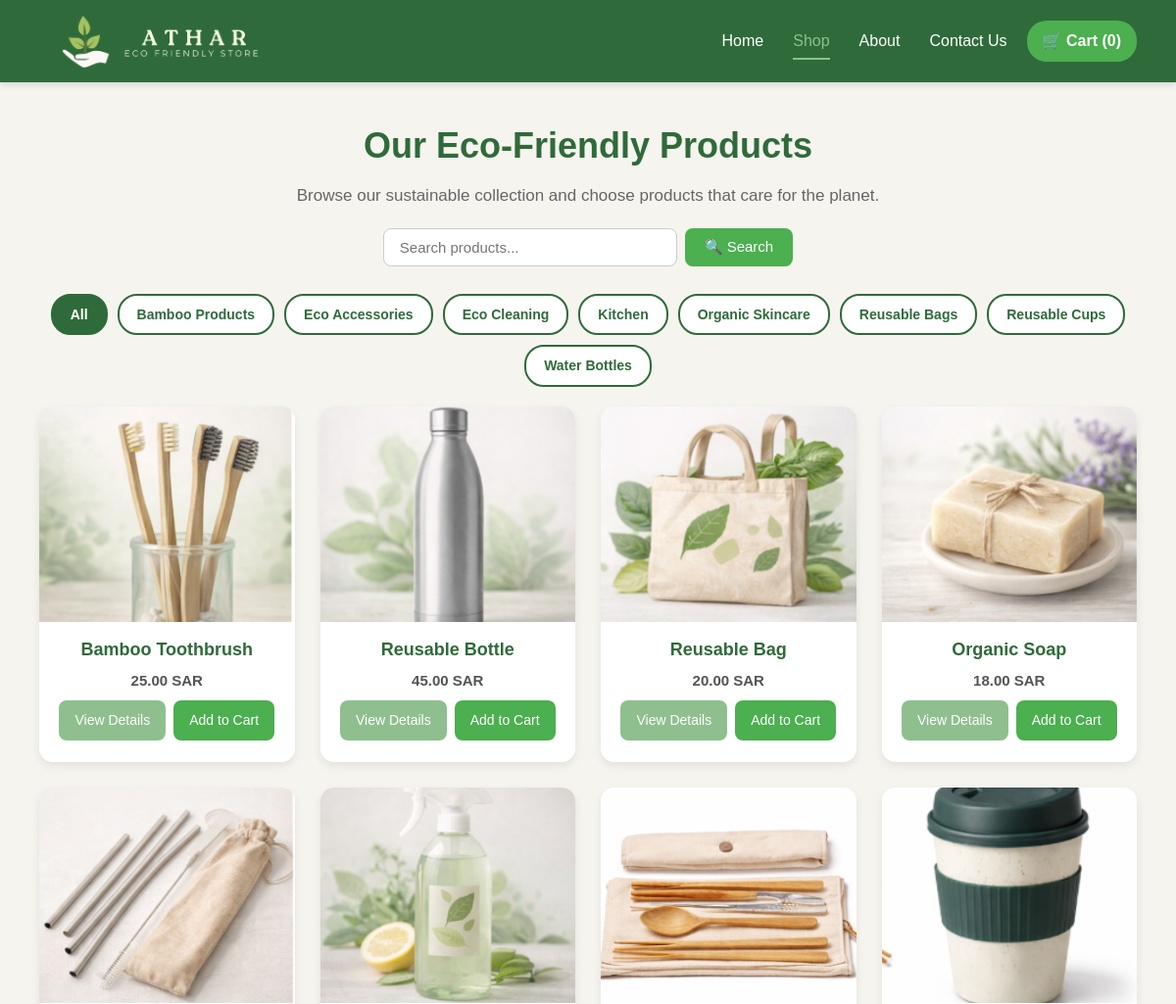
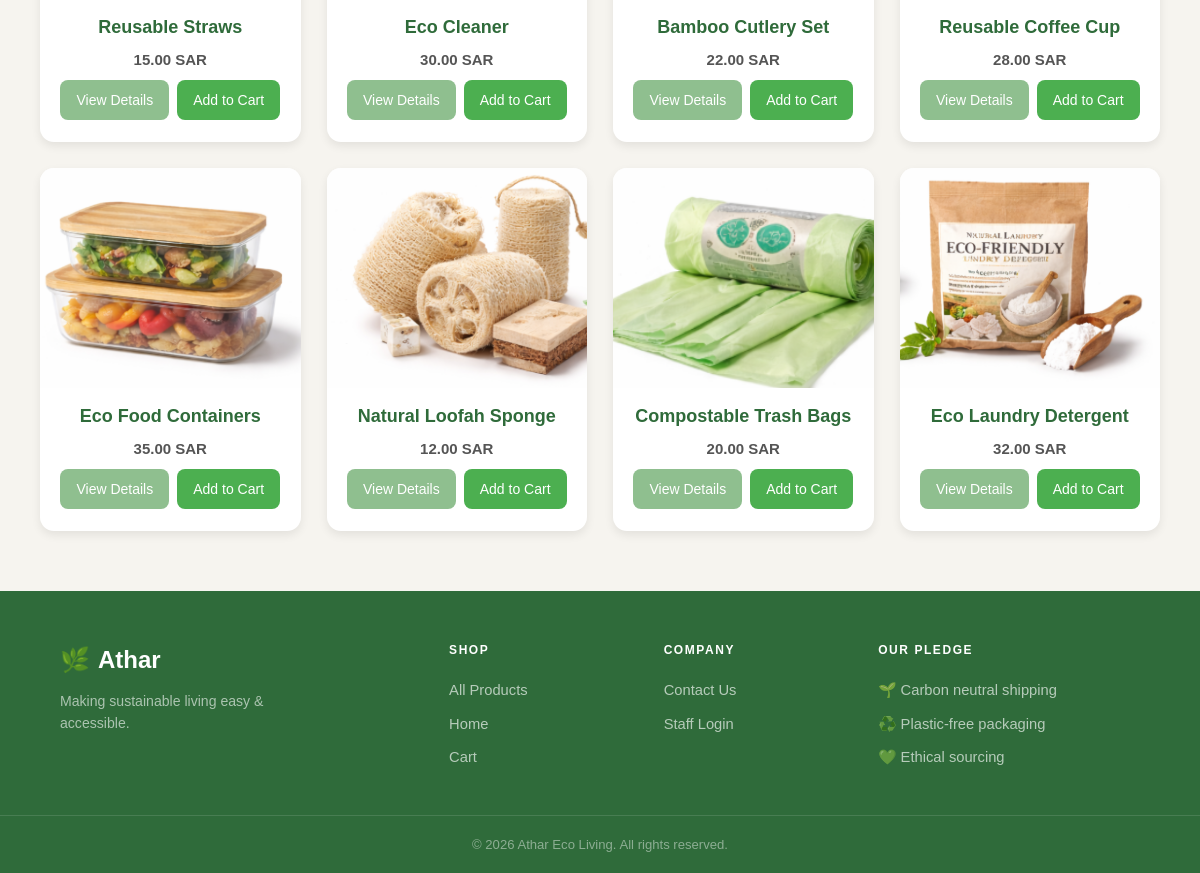
/products.php, run on the app's committed database (2 pictures, top to bottom).
### tables this page shows
CREATE TABLE products (
    id INT AUTO_INCREMENT PRIMARY KEY,
    name VARCHAR(100) NOT NULL,
    description TEXT NOT NULL,
    picture VARCHAR(255) NOT NULL,
    stock INT NOT NULL,
    price DECIMAL(10,2) NOT NULL,
    category VARCHAR(100),
    features TEXT,
    short_description VARCHAR(255)
);

### products.php (the view, shortened to what this page needs)
<?php
require_once 'includes/db.php';
$activePage = "products";
require_once 'includes/header.php';
$categoryFilter = isset($_GET['category']) ? trim($_GET['category']) : '';
$searchKeyword = isset($_GET['search']) ? trim($_GET['search']) : '';
if ($categoryFilter && $searchKeyword) {
    $stmt = $conn->prepare("SELECT * FROM products WHERE category = ? AND name LIKE ? ORDER BY id ASC");
    $like = "%" . $searchKeyword . "%";
    $stmt->bind_param("ss", $categoryFilter, $like);
} elseif ($categoryFilter) {
    $stmt = $conn->prepare("SELECT * FROM products WHERE category = ? ORDER BY id ASC");
    $stmt->bind_param("s", $categoryFilter);
} elseif ($searchKeyword) {
    $stmt = $conn->prepare("SELECT * FROM products WHERE name LIKE ? ORDER BY id ASC");
    $like = "%" . $searchKeyword . "%";
    $stmt->bind_param("s", $like);
} else {
    $stmt = $conn->prepare("SELECT * FROM products ORDER BY id ASC");
}
$stmt->execute();
$result = $stmt->get_result();
$catResult = $conn->query("SELECT DISTINCT category FROM products ORDER BY category ASC");
?>
<main id="main-content">
  <h1 class="page-title">Our Eco-Friendly Products</h1>
  <p class="page-subtitle">Browse our sustainable collection and choose products that care for the planet.</p>
  <form class="search-bar" method="GET" action="products.php">
    <input type="text" name="search" placeholder="Search products..." value="<?= htmlspecialchars($searchKeyword) ?>">
    <button type="submit">🔍 Search</button>
  </form>
  <div class="filter-bar">
    <a href="products.php" class="filter-btn <?= !$categoryFilter ? 'active' : '' ?>">All</a>
    <?php while ($cat = $catResult->fetch_assoc()) : ?>
      <a href="products.php?category=<?= urlencode($cat['category']) ?>"
         class="filter-btn <?= $categoryFilter === $cat['category'] ? 'active' : '' ?>">
        <?= htmlspecialchars($cat['category']) ?>
      </a>
    <?php endwhile; ?>
  </div>
  <div class="prod-grid">
    <?php
    if ($result->num_rows === 0) : ?>
      <div class="no-results" style="grid-column:1/-1;">
        <p>No products found. <a href="products.php" style="color:#4CAF50;">View all products</a></p>
      </div>
    <?php else :
      while ($product = $result->fetch_assoc()) : ?>
      <div class="product-card">
        <img src="images/<?= htmlspecialchars($product['picture']) ?>" alt="<?= htmlspecialchars($product['name']) ?>">
        <h3><?= htmlspecialchars($product['name']) ?></h3>
        <p class="price"><?= number_format($product['price'], 2) ?> SAR</p>
        <div class="card-btns">
          <a href="product_details.php?id=<?= $product['id'] ?>" class="btn-detail">View Details</a>
          <?php if ($product['stock'] > 0) : ?>
            <a href="cart.php?action=add&id=<?= $product['id'] ?>" class="btn-cart">Add to Cart</a>
          <?php endif; ?>
        </div>
      </div>
      <?php endwhile;
    endif; ?>
  </div>
</main>
<?php require_once 'includes/footer.php'; ?>

### includes/header.php (shortened to what this page needs)
<?php
$cartCount = 0;
?>
<!DOCTYPE html>
<html lang="en">
<head>
</head>
<body>
<header role="banner">
  <nav>
    <a href="home.php" class="logo"><img src="images/Athar.jpg" alt="Athar"></a>
    <div class="nav-links" id="navLinks" role="navigation" aria-label="Main navigation">
      <a href="home.php"     class="<?= $activePage === 'home'     ? 'active' : '' ?>">Home</a>
      <a href="products.php" class="<?= $activePage === 'products' ? 'active' : '' ?>">Shop</a>
      <a href="home.php#about">About</a>
      <a href="contact.php"  class="<?= $activePage === 'contact'  ? 'active' : '' ?>">Contact Us</a>
      <a href="cart.php" class="cart-link">🛒 Cart (<?= $cartCount ?>)</a>
    </div>
  </nav>
</header>

### includes/footer.php (shortened to what this page needs)
<footer>
  <div class="footer-inner">
    <div class="footer-brand">
      <div class="footer-logo"><span class="footer-leaf">🌿</span><span class="footer-brand-name">Athar</span></div>
      <p>Making sustainable living easy &amp; accessible.</p>
    </div>
    <div class="footer-col">
      <h4>Shop</h4>
      <a href="products.php">All Products</a>
      <a href="home.php">Home</a>
      <a href="cart.php">Cart</a>
    </div>
    <div class="footer-col">
      <h4>Company</h4>
      <a href="contact.php">Contact Us</a>
      <a href="admin_login.php">Staff Login</a>
    </div>
    <div class="footer-col">
      <h4>Our Pledge</h4>
      <p>🌱 Carbon neutral shipping</p>
      <p>♻️ Plastic-free packaging</p>
      <p>💚 Ethical sourcing</p>
    </div>
  </div>
  <div class="footer-bottom"><p>&copy; 2026 Athar Eco Living. All rights reserved.</p></div>
</footer>
</body>
</html>

### includes/header.php (style rules this page uses)
*,*::before,*::after { margin:0;padding:0;box-sizing:border-box;font-family:Arial,sans-serif; }
html { scroll-behavior:smooth; }
body { background:#F6F4EF;color:#2F6B3A;padding-top:80px;line-height:1.6;min-height:100vh;display:flex;flex-direction:column; }
a { text-decoration:none;transition:0.3s; }
img { max-width:100%;display:block; }
main { flex:1; }
header { background:#2F6B3A;padding:15px 40px;position:fixed;width:100%;top:0;left:0;z-index:1000;box-shadow:0 2px 8px rgba(0,0,0,.15); }
nav { display:flex;justify-content:space-between;align-items:center;flex-wrap:wrap; }
.logo { display:flex;align-items:center;flex-shrink:0; }
.logo img { height:54px;width:auto;object-fit:contain; }
.nav-links { display:flex;align-items:center;flex-wrap:wrap;gap:10px; }
.nav-links a { color:white;font-size:16px;padding:8px 10px;position:relative;transition:0.3s;text-decoration:none; }
.nav-links a::after { content:"";position:absolute;left:10px;bottom:2px;width:0;height:2px;background:#8FBF8F;transition:0.3s; }
.nav-links a:hover::after,.nav-links a.active::after { width:calc(100% - 20px); }
.nav-links a.active { color:#8FBF8F; }
.cart-link { background:#4CAF50;border-radius:20px;padding:8px 16px !important;font-weight:bold; }
.cart-link::after { display:none !important; }
footer { background:#2F6B3A;color:rgba(255,255,255,.85);margin-top:auto; }
.footer-inner { max-width:1200px;margin:0 auto;padding:50px 60px 40px;display:grid;grid-template-columns:2fr 1fr 1fr 1.5fr;gap:40px;align-items:start; }
.footer-brand { display:flex;flex-direction:column;gap:10px; }
.footer-logo { display:flex;align-items:center;gap:8px; }
.footer-leaf { font-size:1.5rem; }
.footer-brand-name { font-size:1.5rem;font-weight:700;color:white; }
.footer-brand>p { font-size:.88rem;color:rgba(255,255,255,.6);line-height:1.6;max-width:220px; }
.footer-col { display:flex;flex-direction:column; }
.footer-col h4 { color:white;font-size:.75rem;font-weight:700;letter-spacing:.13em;text-transform:uppercase;margin-bottom:14px; }
.footer-col a { color:rgba(255,255,255,.65);font-size:.92rem;padding:5px 0;text-decoration:none;transition:color .2s;display:block; }
.footer-col>p { color:rgba(255,255,255,.65);font-size:.92rem;padding:5px 0; }
.footer-bottom { border-top:1px solid rgba(255,255,255,.12);text-align:center;padding:18px 40px; }
.footer-bottom p { font-size:.82rem;color:rgba(255,255,255,.45); }

### products.php (style rules this page uses)
.page-title { text-align:center;font-size:36px;margin:40px 0 8px;color:#2F6B3A;font-weight:700; }
.page-subtitle { text-align:center;color:#666;margin-bottom:20px;font-size:17px;padding:0 20px; }
.filter-bar { display:flex;justify-content:center;gap:10px;flex-wrap:wrap;padding:0 40px 20px; }
.filter-btn { background:white;color:#2F6B3A;border:2px solid #2F6B3A;padding:8px 18px;border-radius:20px;font-size:14px;cursor:pointer;transition:0.3s;text-decoration:none;font-weight:600; }
.filter-btn:hover,.filter-btn.active { background:#2F6B3A;color:white; }
.search-bar { display:flex;justify-content:center;gap:8px;padding:0 40px 28px; }
.search-bar input { padding:10px 16px;border:1.5px solid #ccc;border-radius:8px;font-size:15px;width:300px; }
.search-bar button { background:#4CAF50;color:white;border:none;padding:10px 20px;border-radius:8px;font-size:15px;cursor:pointer; }
.prod-grid { display:grid;grid-template-columns:repeat(auto-fit,minmax(240px,1fr));gap:26px;padding:0 40px 60px; }
.product-card { background:white;border-radius:14px;overflow:hidden;box-shadow:0 4px 10px rgba(0,0,0,.08);text-align:center;padding-bottom:22px;transition:0.3s; }
.product-card img { width:100%;height:220px;object-fit:cover; }
.product-card h3 { margin:14px 12px 6px;font-size:18px;color:#2F6B3A;font-weight:700; }
.product-card .price { color:#555;margin-bottom:8px;font-size:15px;font-weight:600; }
.card-btns { display:flex;justify-content:center;gap:8px;flex-wrap:wrap;padding:0 12px; }
.btn-detail { background:#8FBF8F;color:white;padding:9px 16px;border-radius:8px;font-size:14px;text-decoration:none;display:inline-block; }
.btn-cart { background:#4CAF50;color:white;padding:9px 16px;border-radius:8px;font-size:14px;text-decoration:none;display:inline-block; }

### data on the page
products: picture (picture), name "Bamboo Toothbrush", price "25.00"
products: picture (picture), name "Reusable Bottle", price "45.00"
products: picture (picture), name "Reusable Bag", price "20.00"
products: picture (picture), name "Organic Soap", price "18.00"
products: picture (picture), name "Reusable Straws", price "15.00"
products: picture (picture), name "Eco Cleaner", price "30.00"
products: picture (picture), name "Bamboo Cutlery Set", price "22.00"
products: picture (picture), name "Reusable Coffee Cup", price "28.00"
products: picture (picture), name "Eco Food Containers", price "35.00"
products: picture (picture), name "Natural Loofah Sponge", price "12.00"
products: picture (picture), name "Compostable Trash Bags", price "20.00"
products: picture (picture), name "Eco Laundry Detergent", price "32.00"

### other printed values
$cartCount "0"
$cat['category'] "Bamboo Products"
$cat['category'] "Eco Accessories"
$cat['category'] "Eco Cleaning"
$cat['category'] "Kitchen"
$cat['category'] "Organic Skincare"
$cat['category'] "Reusable Bags"
$cat['category'] "Reusable Cups"
$cat['category'] "Water Bottles"
